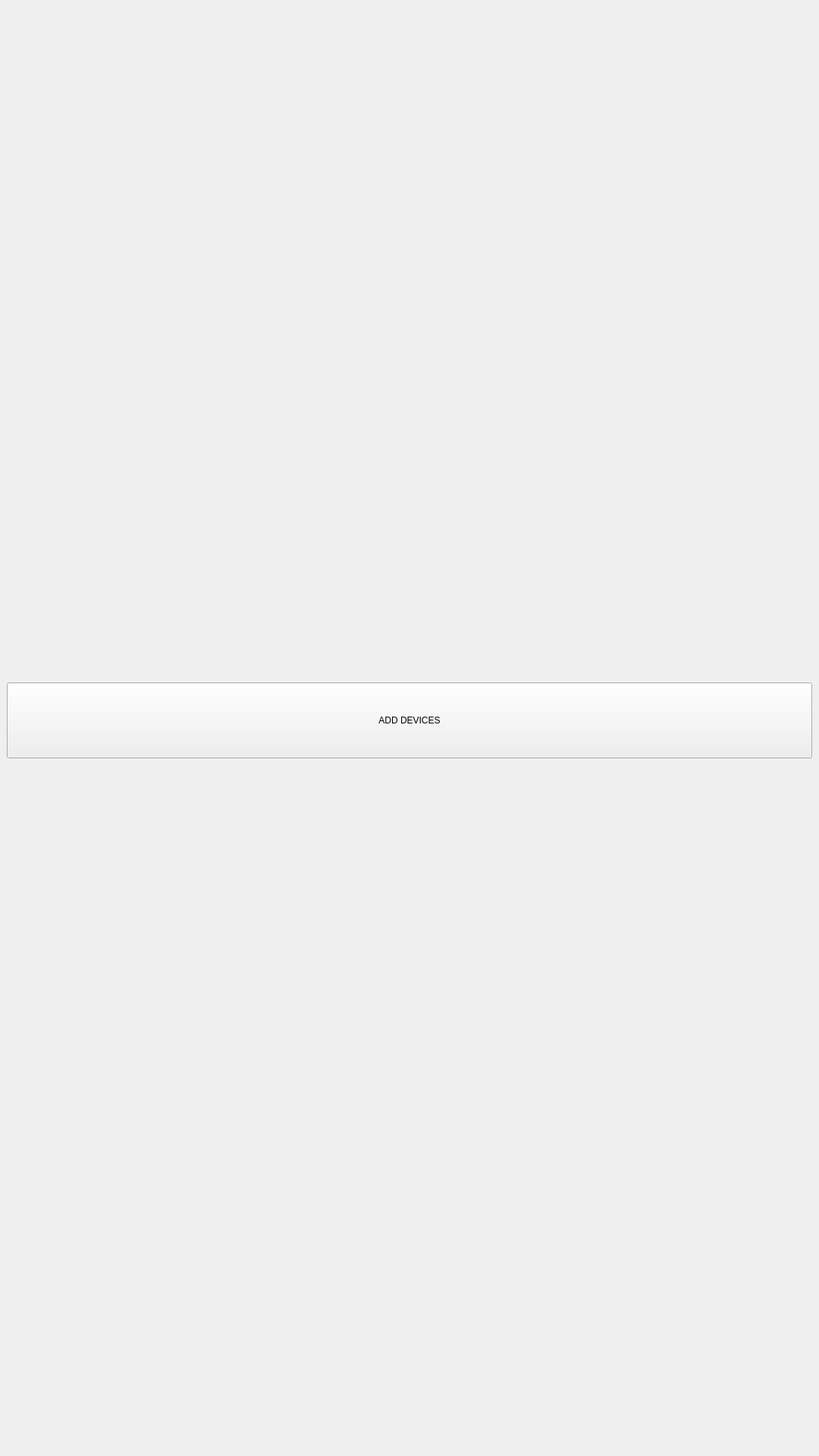
<?xml version="1.0" encoding="UTF-8"?>
<ui version="4.0">
 <class>MainWindow</class>
 <widget class="QMainWindow" name="MainWindow">
  <property name="geometry">
   <rect>
    <x>0</x>
    <y>0</y>
    <width>1080</width>
    <height>1920</height>
   </rect>
  </property>
  <property name="windowTitle">
   <string>MainWindow</string>
  </property>
  <widget class="QWidget" name="centralwidget">
   <layout class="QVBoxLayout" name="verticalLayout">
    <item>
     <widget class="QPushButton" name="AddDevicesButton">
      <property name="minimumSize">
       <size>
        <width>0</width>
        <height>100</height>
       </size>
      </property>
      <property name="maximumSize">
       <size>
        <width>16777215</width>
        <height>100</height>
       </size>
      </property>
      <property name="text">
       <string>ADD DEVICES</string>
      </property>
     </widget>
    </item>
    <item>
     <layout class="QHBoxLayout" name="jalListLayout">
      <item>
       <spacer name="horizontalSpacer">
        <property name="orientation">
         <enum>Qt::Horizontal</enum>
        </property>
        <property name="sizeHint" stdset="0">
         <size>
          <width>40</width>
          <height>20</height>
         </size>
        </property>
       </spacer>
      </item>
     </layout>
    </item>
   </layout>
  </widget>
 </widget>
 <resources/>
 <connections/>
</ui>
